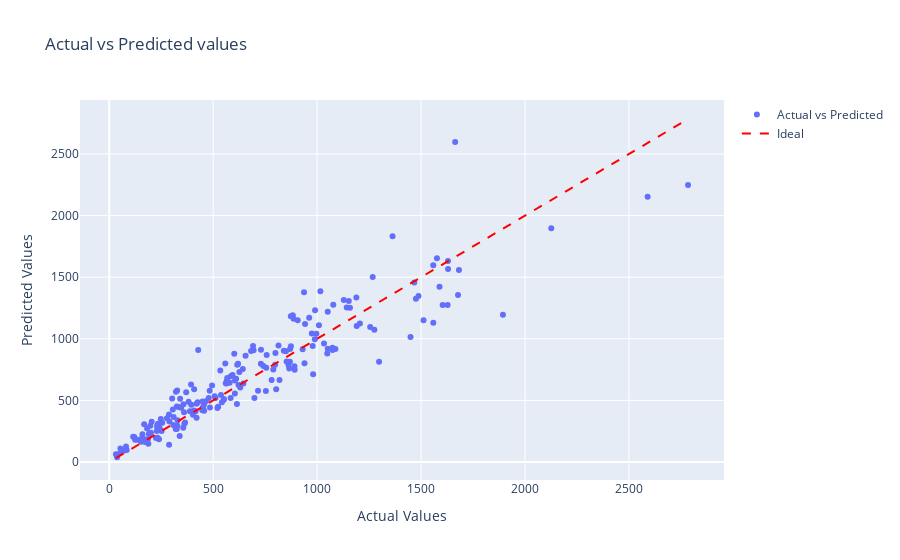

The notebook cell this image was saved under:
### Markdown cell above
### Here’s a comparison of the actual and predicted results:

### Code cell
import plotly.graph_objects as go

# Predict on the test set
y_pred=model.predict(x_test)

# Create a scatter plot with actual vs predicted values
fig=go.Figure()
fig.add_trace(go.Scatter(x=y_test.flatten(),y=y_pred,mode='markers',name='Actual vs Predicted'))

# Add a line representing the ideal case
fig.add_trace(go.Scatter(x=[min(y_test.flatten()),max(y_test.flatten())],y=[min(y_test.flatten()),max(y_test.flatten())],
                         mode='lines',name='Ideal',line=dict(color='red',dash='dash')))

fig.update_layout(title='Actual vs Predicted values',xaxis_title='Actual Values',yaxis_title='Predicted Values',showlegend=True)
fig.show()

### Figure 1 — Plotly figure (JSON) as saved in the notebook; plotly's stock layout.template omitted (floating-point values rounded to 4 significant figures; data arrays with more than 128 entries replaced by an {"elided": "..."} marker saying what was removed)
{"data": [{"mode": "markers", "name": "Actual vs Predicted", "type": "scatter", "x": {"elided": "200 float values"}, "y": {"elided": "200 float values"}}, {"line": {"color": "red", "dash": "dash"}, "mode": "lines", "name": "Ideal", "type": "scatter", "x": [32.35, 2784.0], "y": [32.35, 2784.0]}], "layout": {"showlegend": true, "title": {"text": "Actual vs Predicted values"}, "xaxis": {"title": {"text": "Actual Values"}}, "yaxis": {"title": {"text": "Predicted Values"}}}}
